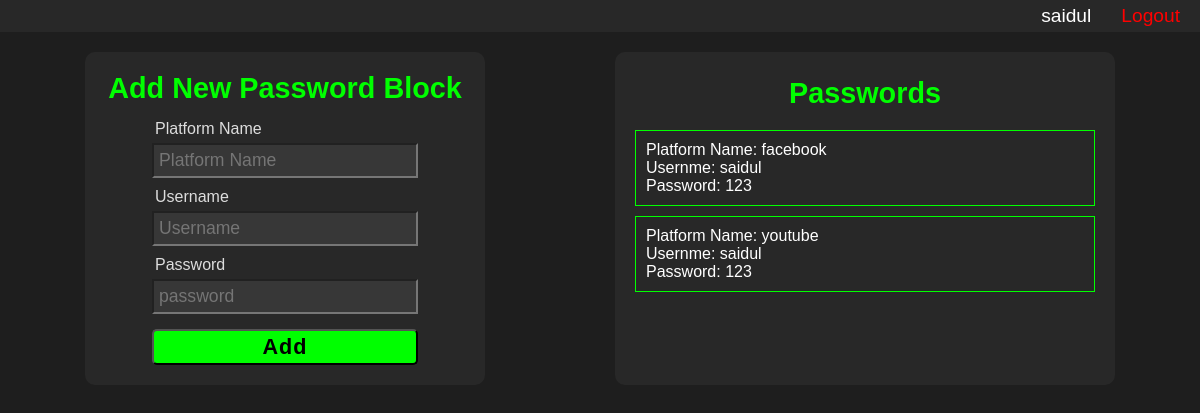
Page /home/ (signed in) on the earlier database version.
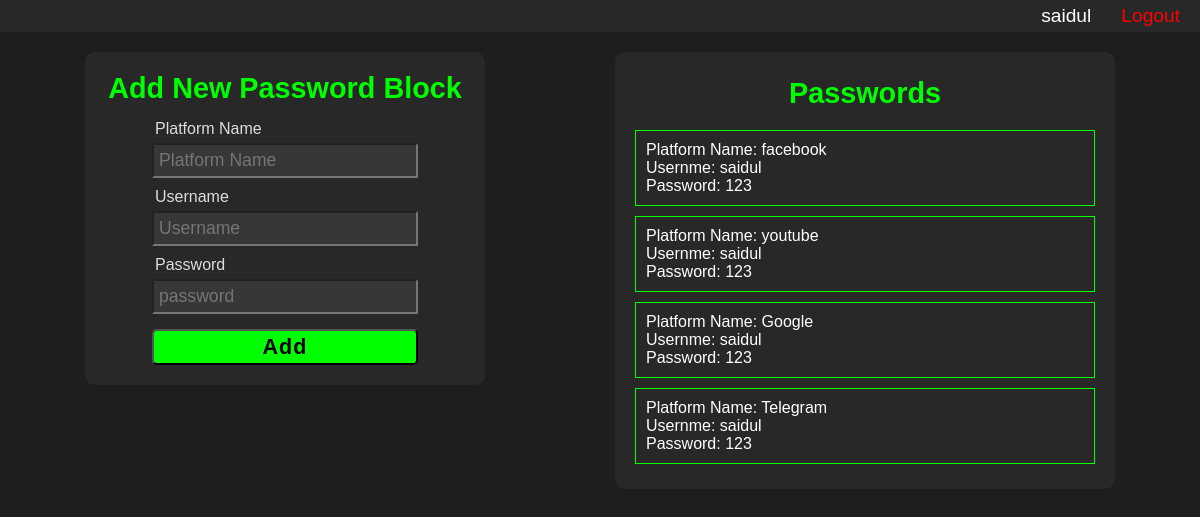
Same page on the later database version.
### Passwords/models.py (models this page shows)
class PasswordBlock(models.Model):
    user = models.ForeignKey(User, on_delete = models.CASCADE)
    platform = models.CharField(max_length = 200)
    username = models.CharField(max_length = 200)
    password = models.CharField(max_length = 200)

### Passwords/views.py (the view, shortened to what this page needs)
# urls.py: 2. Add a URL to urlpatterns:  path('', Home.as_view(), name='home')
@login_required(login_url = '/login/')
def Home(request):
    queryset_all = PasswordBlock.objects.filter(user = request.user)
    return render(request, 'index.html', context = {'user': request.user, 'PasswordBlocks': queryset_all})

### Passwords/templates/index.html (shortened to what this page needs)
{% load static %}
<!DOCTYPE html>
<html lang="en">
<head>
    <link rel="stylesheet" type="text/css" href="{% static 'home.css' %}">
</head>
<body>
    <div class = 'navbar'>
        <a href = "">{{user}}</a>
        <a id = 'logout' href = "{% url 'logout' %}">Logout</a>
    </div>
    <div class = 'main-container'>
        <div class = 'add-pass'>
            <h2 class = 'title'>Add New Password Block</h2>
            <form method = 'POST'>
                <label for = 'platform'>Platform Name</label>
                <input class = 'inputs' type = 'text', name = 'platform', placeholder='Platform Name' required />
                <label for = 'username'>Username</label>
                <input class = 'inputs' type = 'text', name = 'username', placeholder='Username' required />
                <label for = 'password'>Password</label>
                <input class = 'inputs' type = 'text', name = 'password', placeholder='password' required />
                <input id = 'button' type = 'submit' value = 'Add' />
            </form>
        </div>
        <div class = 'pass-blocks'>
            <h2 class = 'title'>Passwords</h2>
            {% for block in PasswordBlocks %}
            <div class = 'password-block'>
                <p>Platform Name: {{block.platform}}</p>
                <p>Usernme: {{block.username}}</p>
                <p>Password: {{block.password}}</p>
            </div>
            {% endfor %}
        </div>
    </div>
</body>
</html>

Differences in the rows shown:
added PasswordBlock: platform "Google", username "saidul", password "123"
added PasswordBlock: platform "Telegram", username "saidul", password "123"
